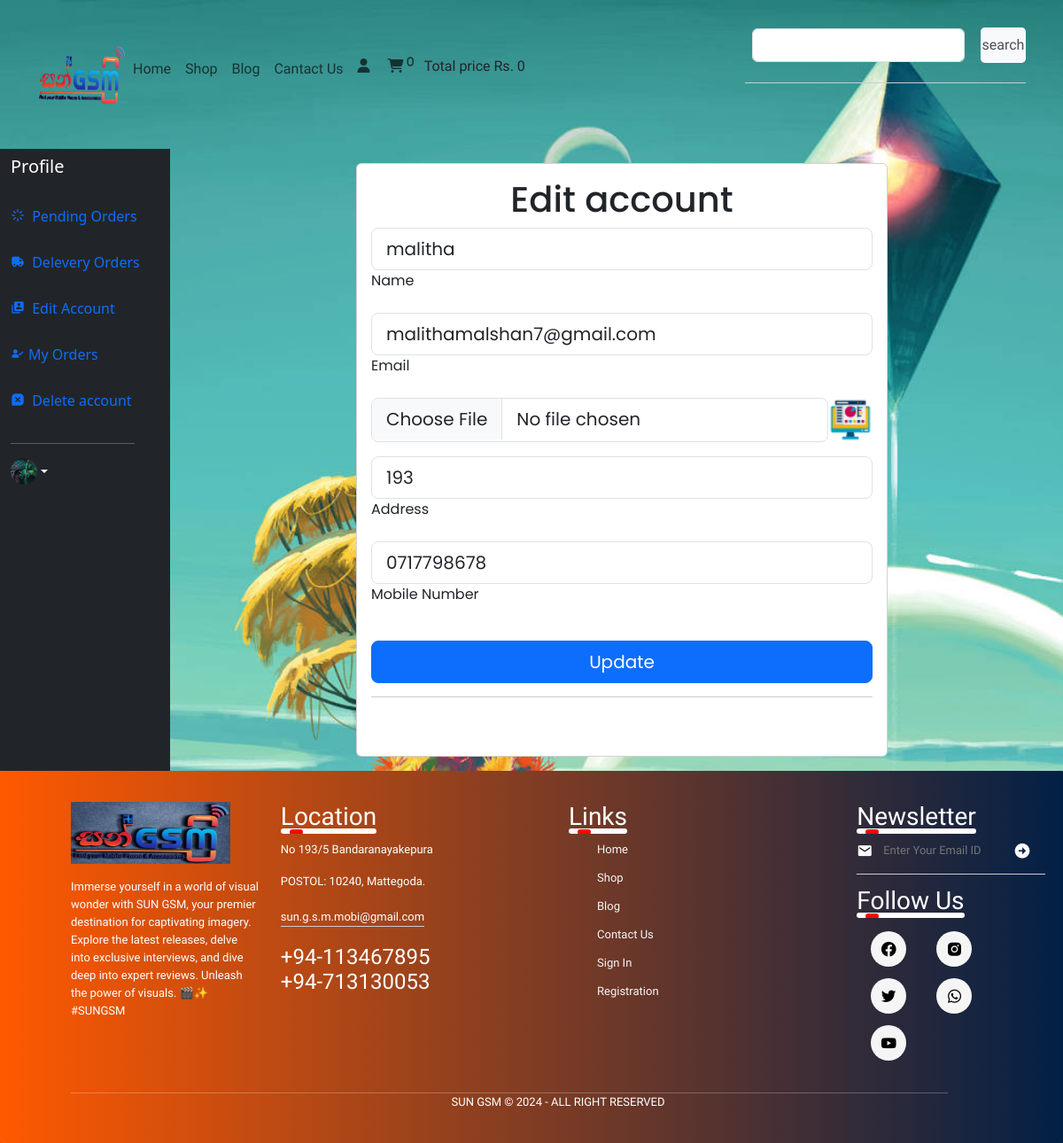
Page /user_panel/profile.php?edit_account (signed in) on the earlier database version.
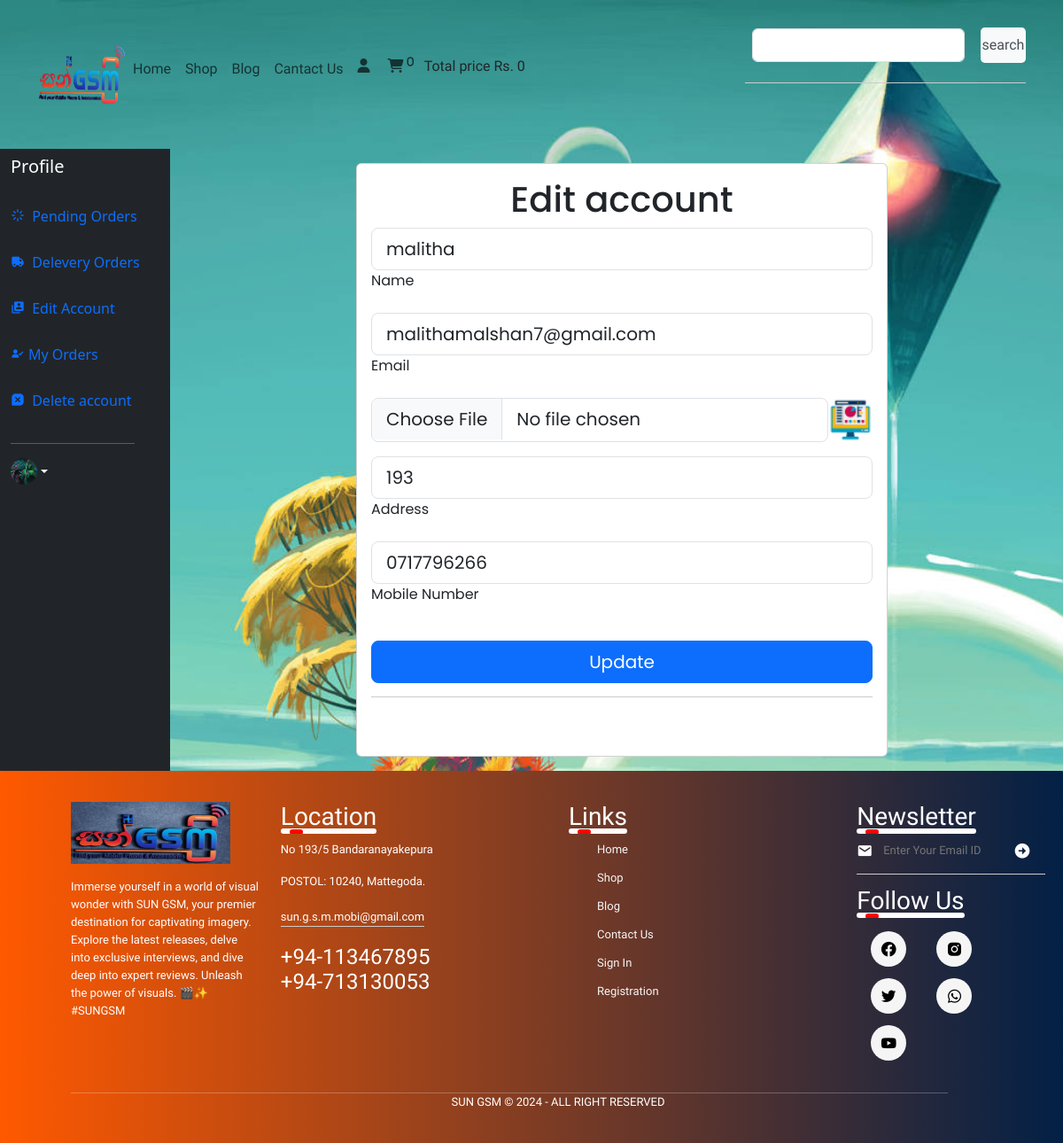
Same page on the later database version.
### tables this page shows
CREATE TABLE `user` (
  `user_id` int(11) NOT NULL,
  `username` varchar(250) NOT NULL,
  `user_email` varchar(100) NOT NULL,
  `password` varchar(255) NOT NULL,
  `user_image` varchar(100) NOT NULL,
  `user_ip` varchar(100) NOT NULL,
  `user_address` varchar(100) NOT NULL,
  `user_mobile` varchar(100) NOT NULL,
  `registration_at` timestamp NOT NULL DEFAULT current_timestamp() ON UPDATE current_timestamp()
);

### user_panel/edit_account.php (the view, shortened to what the changed rows need)
<?php
if (isset($_GET['edit_account'])) {
    if (isset($_SESSION['username'])) {
        if (isset($_GET['edit_account'])) {
            $user_session_name = $_SESSION['username'];
            $select_query = "SELECT * FROM user WHERE username='$user_session_name'";
            $result_query = mysqli_query($con, $select_query);
            $row_fetch = mysqli_fetch_assoc($result_query);
            $username = $row_fetch['username'];
            $useremail = $row_fetch['user_email'];
            $useraddress = $row_fetch['user_address'];
            $usermobile = $row_fetch['user_mobile'];
        }
    }
}
?>
<!DOCTYPE html>
<html lang="en">
<head>
    <link rel="stylesheet" href="https://cdnjs.cloudflare.com/ajax/libs/toastr.js/latest/toastr.min.css"
 />
</head>
<body>
    <div class="d-flex justify-content-center" style="border-radius: 15px; font-family:Poppins">
        <div class="card" style="width:100%; max-width: 600px;">
            <div class="card-body">
                <h1 class="text-center ">Edit account</h1>
                <form method="post" action="" enctype="multipart/form-data">
                    <div class="row g-3">
                        <div class="col-12">
                            <div class="form-outline">
                                <input type="text" name="username" class="form-control form-control-lg"
                                    value='<?php echo isset($username) ? $username : ''; ?>' required />
                                <label class="form-label" for="firstName1">Name</label>
                            </div>
                        </div>
                        <div class="col-12">
                            <div class="form-outline">
                                <input type="email" name="user_email" class="form-control form-control-lg"
                                    value='<?php echo isset($useremail) ? $useremail : ''; ?>' required />
                                <label class="form-label" for="firstName2">Email</label>
                            </div>
                        </div>
                        <div class="col-12">
                            <div class="form-outline mb-auto d-flex">
                                <input type="file" name="user_image" class="form-control form-control-lg" />
                                <img src="./user_images/<?php echo isset($userimage) ? $userimage : '5432747.png'; ?>"
                                    alt="User Image" style="width: 50px; height: 50px;">
                            </div>
                        </div>
                        <div class="col-12">
                            <div class="form-outline">
                                <input type="text" name="user_address" class="form-control form-control-lg"
                                    value='<?php echo isset($useraddress) ? $useraddress : ''; ?>' required />
                                <label class="form-label" for="firstName4">Address</label>
                            </div>
                        </div>
                        <div class="col-12">
                            <div class="form-outline">
                                <input type="text" name="user_mobile" class="form-control form-control-lg"
                                    value='<?php echo isset($usermobile) ? $usermobile : ''; ?>' required />
                                <label class="form-label" for="firstName5">Mobile Number</label>
                            </div>
                        </div>
                        <div class="col-12 mt-4 pt-2">
                            <input data-mdb-ripple-init class="btn btn-primary btn-lg" type="submit" value="Update"
                                name="user_update" />
                        </div>
                    </div>
                </form>
            </div>
        </div>
    </div>
</body>
</html>

### user_panel/profile.php (shortened to what the changed rows need)
<?php
include('../functions/common_function.php');
?>
<!DOCTYPE html>
<html lang="en">
<head>
    <link href="https://unpkg.com/boxicons@2.1.4/css/boxicons.min.css" rel="stylesheet" />
    <link rel="stylesheet" href="./user_page.css" />
    <link href="https://cdn.jsdelivr.net/npm/bootstrap@5.3.3/dist/css/bootstrap.min.css" rel="stylesheet"
 />
    <link rel="stylesheet" href="https://cdnjs.cloudflare.com/ajax/libs/font-awesome/6.5.1/css/all.min.css"
 />
    <link rel="stylesheet" href="https://cdnjs.cloudflare.com/ajax/libs/toastr.js/latest/toastr.min.css"
 />
</head>
</head>
<body>
    <div class="">
        <div class="row flex-nowrap">
            <div class="col-auto col-md-3 col-xl-2 px-sm-2 px-0 bg-dark">
                <div class="d-flex flex-column align-items-center align-items-sm-start px-3 pt-2 text-white min-vh-20">
                    <div class="d-flex align-items-center pb-3 mb-md-0 me-md-auto text-white text-decoration-none">
                        <h1 class="fs-5 d-none d-sm-inline">Profile</h1>
                    </div>
                    <div class="dropdown pb-4">
                        <a href="#" class="d-flex align-items-center text-white text-decoration-none dropdown-toggle"
                            id="dropdownUser1" data-bs-toggle="dropdown" aria-expanded="false">
                            <?php
                            if (!isset($_SESSION['username'])) {
                                echo " <span class='d-none d-sm-inline mx-1'>Guest</span>";
                            } else {
                                $username = $_SESSION['username'];
                                $user_image = "SELECT * FROM `user` WHERE username='$username'";
                                $user_image = mysqli_query($con, $user_image);
                                $row_image = mysqli_fetch_array($user_image);
                                $user_image = $row_image['user_image'];
                                echo "<img src='../user_panel/user_images/$user_image' alt='User Avatar' width='30' height='30'
                                class='rounded-circle'>";
                            }
                            ?>
                        </a>
                    </div>
                </div>
            </div>
            <div class="col py-3 text-white">
                <div>
                    <?php
                    if (isset($_GET['edit_account'])) {
                        include('edit_account.php');
                    }
                    ?>
                </div>
            </div>
        </div>
</body>
</html>

Differences in the rows shown:
changed user "malitha": user_mobile "0717798678" → "0717796266"
